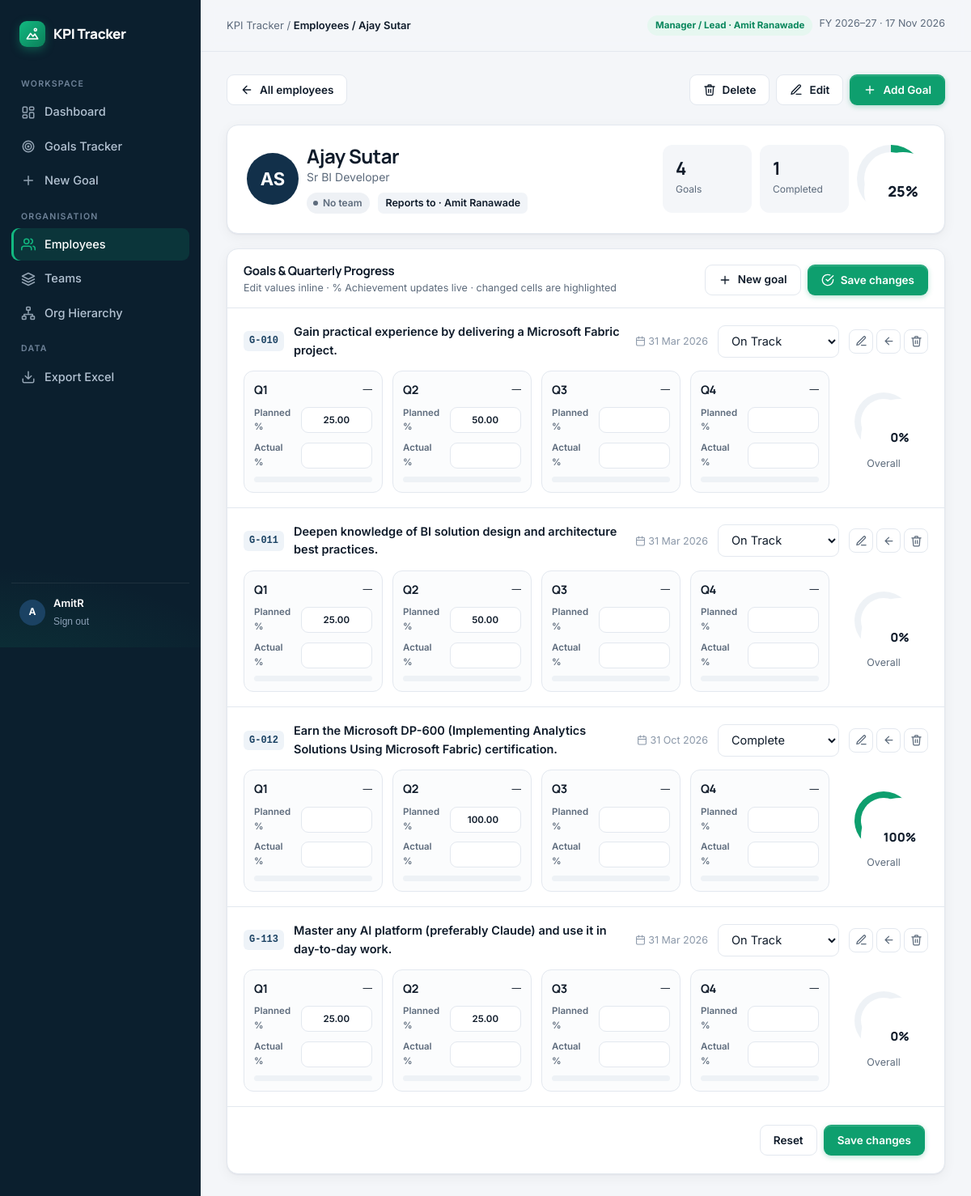
The page /people/5/ (signed in) on the database its author committed.
### goals/models.py (models this page shows, shortened)
class TeamMember(models.Model):
    name = models.CharField(max_length=120, unique=True)
    role = models.CharField(max_length=120, blank=True)
    email = models.EmailField(blank=True)
    team = models.ForeignKey(Team, null=True, blank=True, on_delete=models.SET_NULL, related_name="members")
    joined = models.DateField(null=True, blank=True)
    manager = models.ForeignKey("self", null=True, blank=True, on_delete=models.SET_NULL, related_name="reports",
                                verbose_name="Reports to (Manager / Project Lead)")
    user = models.OneToOneField(settings.AUTH_USER_MODEL, null=True, blank=True, on_delete=models.SET_NULL,
                                related_name="member", verbose_name="Login account")
    def subtree_ids(self):
        ids, frontier = {self.pk}, [self.pk]
        while frontier:
            frontier = [i for i in TeamMember.objects.filter(manager_id__in=frontier).values_list("pk", flat=True) if i not in ids]
            ids.update(frontier)
        return ids
    @property
    def is_manager(self):
        return self.reports.exists() or self.led_goals.exists()
    def get_absolute_url(self):
        return reverse("member_detail", args=[self.pk])
    def goal_stats(self):
        mg = [g for g in self.goals.all() if g.title]
        return {"count": len(mg), "complete": sum(g.status == "Complete" for g in mg),
                "progress": round(sum(g.progress for g in mg) / len(mg)) if mg else 0}
    class Meta:
        ordering = ["name"]
    @property
    def initials(self):
        return "".join(w[0] for w in self.name.split()[:2]).upper()

class Goal(models.Model):
    STATUS_CHOICES = [
        ("Not Started", "Not Started"),
        ("On Track", "On Track"),
        ("Slow", "Slow"),
        ("At Risk", "At Risk"),
        ("Complete", "Complete"),
    ]
    project_lead = models.ForeignKey(TeamMember, on_delete=models.SET_NULL, related_name="led_goals",
                                     verbose_name="Project Lead", null=True, blank=True)
    goal_id = models.CharField("Goal ID", max_length=20, unique=True)
    member = models.ForeignKey(TeamMember, on_delete=models.CASCADE, related_name="goals",
                               verbose_name="Team Member", null=True, blank=True)
    role = models.CharField(max_length=120, blank=True)
    title = models.TextField("Goal", blank=True)
    description = models.TextField("Goal Description", blank=True)
    kpi = models.TextField("Success Measure / KPI", blank=True)
    start_date = models.DateField(null=True, blank=True)
    target_date = models.DateField(null=True, blank=True)
    q1_planned = models.DecimalField("Q1 Planned Target", max_digits=6, decimal_places=2, null=True, blank=True)
    q1_actual = models.DecimalField("Q1 Actual Achieved", max_digits=6, decimal_places=2, null=True, blank=True)
    q2_planned = models.DecimalField("Q2 Planned Target", max_digits=6, decimal_places=2, null=True, blank=True)
    q2_actual = models.DecimalField("Q2 Actual Achieved", max_digits=6, decimal_places=2, null=True, blank=True)
    q3_planned = models.DecimalField("Q3 Planned Target", max_digits=6, decimal_places=2, null=True, blank=True)
    q3_actual = models.DecimalField("Q3 Actual Achieved", max_digits=6, decimal_places=2, null=True, blank=True)
    q4_planned = models.DecimalField("Q4 Planned Target", max_digits=6, decimal_places=2, null=True, blank=True)
    q4_actual = models.DecimalField("Q4 Actual Achieved", max_digits=6, decimal_places=2, null=True, blank=True)
    status = models.CharField("Variance / Status", max_length=20, choices=STATUS_CHOICES, default="Not Started")
    updated_at = models.DateTimeField(auto_now=True)
    class Meta:
        ordering = ["goal_id"]
    def get_absolute_url(self):
        return reverse("goal_detail", args=[self.pk])
    def quarter(self, q):
        planned = getattr(self, f"{q}_planned")
        actual = getattr(self, f"{q}_actual")
        pct = round(float(actual) / float(planned) * 100, 1) if planned and actual is not None else None
        variance = float(planned) - float(actual or 0) if planned is not None else None
        return {"q": q.upper(), "planned": planned, "actual": actual, "pct": pct, "variance": variance}
    @property
    def quarters(self):
        return [self.quarter(q) for q in QUARTERS]
    def _latest(self, kind):
        vals = [getattr(self, f"{q}_{kind}") for q in QUARTERS]
        vals = [float(v) for v in vals if v is not None]
        return vals[-1] if vals else 0.0
    @property
    def total_actual(self):
        return self._latest("actual")
    @property
    def progress(self):
        if self.status == "Complete":
            return 100
        return min(round(self.total_actual), 100)

### goals/views_team.py (the view, shortened to what this page needs)
# urls.py: path("people/<int:pk>/", vt.member_detail, name="member_detail"),
@login_required
def member_detail(request, pk):
    m = get_object_or_404(visible_members(request.user).select_related("team", "manager"), pk=pk)
    goals = [g for g in m.goals.all() if g.title]
    return render(request, "goals/member_detail.html", {
        "m": m, "goals": goals, "statuses": list(dict(Goal.STATUS_CHOICES)),
        "free_goals": visible_goals(request.user).filter(member__isnull=True).exclude(title=""), **m.goal_stats()})

### goals/templates/goals/member_detail.html (shortened to what this page needs)
{% extends "base.html" %}
{% block title %}{{ m.name }}{% endblock %}{% block crumb %}Employees / {{ m.name }}{% endblock %}
{% block content %}
<div class="page-head">
  <a class="btn btn-ghost" href="{% url 'people' %}">{% include "icons.html" with i="back" %}All employees</a>
  <div class="actions"><a class="btn btn-ghost" href="{% url 'member_delete' m.pk %}">{% include "icons.html" with i="trash" %}Delete</a>
    <a class="btn btn-ghost" href="{% url 'member_edit' m.pk %}">{% include "icons.html" with i="edit" %}Edit</a>
    <a class="btn btn-primary" href="{% url 'goal_create' %}?member={{ m.pk }}">{% include "icons.html" with i="plus" %}Add Goal</a></div>
</div>
<div class="card" style="margin-bottom:18px"><div class="detail-hero">
  <div class="who"><span class="avatar" style="width:64px;height:64px;font-size:22px;{% if m.team %}background:{{ m.team.color }}{% endif %}">{{ m.initials }}</span>
    <div><h1 style="margin:0;font-size:24px">{{ m.name }}</h1><span style="font-size:14px">{{ m.role|default:"—" }}</span>
      <div style="display:flex;gap:10px;margin-top:8px;flex-wrap:wrap">{% if m.team %}<a class="team-tag" href="{{ m.team.get_absolute_url }}"><i style="background:{{ m.team.color }}"></i>{{ m.team.name }}</a>{% else %}<span class="pill notstarted">No team</span>{% endif %}
        {% if m.manager %}<a class="team-tag" href="{{ m.manager.get_absolute_url }}">Reports to · {{ m.manager.name }}</a>{% endif %}
        {% if m.email %}<a class="team-tag" href="mailto:{{ m.email }}" data-noload>{{ m.email }}</a>{% endif %}{% if m.joined %}<span class="team-tag">Joined {{ m.joined|date:"M Y" }}</span>{% endif %}</div></div></div>
  <div style="display:flex;gap:10px"><div class="stat-chip"><b>{{ count }}</b><span>Goals</span></div><div class="stat-chip"><b>{{ complete }}</b><span>Completed</span></div>
    <div class="ring" style="--p:{{ progress }};width:84px;height:84px"><div style="width:66px;height:66px"><div><b style="font-size:18px">{{ progress }}%</b></div></div></div></div>
</div></div>
<form method="post" class="card" id="goalsForm">{% csrf_token %}
  <div class="card-h" style="padding-bottom:14px;border-bottom:1px solid var(--line)"><div><h3>Goals &amp; Quarterly Progress</h3><span class="small muted">Edit values inline · % Achievement updates live · changed cells are highlighted</span></div>
    <div class="actions">{% if free_goals %}<button type="button" class="btn btn-ghost" data-open="assignModal">{% include "icons.html" with i="target" %}Assign existing</button>{% endif %}
      <a class="btn btn-ghost" href="{% url 'goal_create' %}?member={{ m.pk }}&next={{ request.path|urlencode }}">{% include "icons.html" with i="plus" %}New goal</a>
      <button class="btn btn-primary" id="saveAll">{% include "icons.html" with i="check" %}Save changes</button></div></div>
  {% for g in goals %}
  <div class="eg">
    <div class="eg-h">
      <span class="gid">{{ g.goal_id }}</span>
      <a href="{{ g.get_absolute_url }}" class="goal-t" style="flex:1">{{ g.title }}</a>
      <span class="small faint" style="white-space:nowrap">{% include "icons.html" with i="cal" %} {{ g.target_date|date:"d M Y"|default:"—" }}</span>
      <select class="input eg-status" name="{{ g.pk }}-status" data-orig="{{ g.status }}">{% for s in statuses %}<option {% if s == g.status %}selected{% endif %}>{{ s }}</option>{% endfor %}</select>
      <div class="gp-act">
        <a title="Edit full goal" href="{% url 'goal_edit' g.pk %}?next={{ request.path|urlencode }}">{% include "icons.html" with i="edit" %}</a>
        <button type="button" title="Remove from employee" onclick="openConfirm('{% url 'goal_unassign' g.pk %}','Remove {{ g.goal_id }} from {{ m.name|escapejs }}?','The goal is kept and can be assigned to someone else.','Remove')">{% include "icons.html" with i="back" %}</button>
        <button type="button" title="Delete goal" class="danger" onclick="openConfirm('{% url 'goal_delete' g.pk %}','Delete {{ g.goal_id }}?','This permanently deletes the goal and its check-ins.','Delete')">{% include "icons.html" with i="trash" %}</button>
      </div>
    </div>
    <div class="eg-q">
      {% for q in g.quarters %}<div class="eg-cell" data-g="{{ g.pk }}">
        <div class="eg-qh"><b>{{ q.q }}</b><span class="pct">—</span></div>
        <label>Planned %<input class="input" type="number" min="0" max="100" step="0.01" name="{{ g.pk }}-{{ q.q|lower }}_planned" value="{{ q.planned|default_if_none:'' }}" data-orig="{{ q.planned|default_if_none:'' }}"></label>
        <label>Actual %<input class="input" type="number" min="0" max="100" step="0.01" name="{{ g.pk }}-{{ q.q|lower }}_actual" value="{{ q.actual|default_if_none:'' }}" data-orig="{{ q.actual|default_if_none:'' }}"></label>
        <div class="bar"></div>
      </div>{% endfor %}
      <div class="eg-sum"><div class="ring" style="--p:{{ g.progress }};width:72px;height:72px"><div style="width:56px;height:56px"><div><b style="font-size:15px">{{ g.progress }}%</b></div></div></div><span class="small muted">Overall</span></div>
    </div>
  </div>
  {% empty %}<div class="empty-state">No goals yet. Create a new goal or assign an existing one.</div>{% endfor %}
  {% if goals %}<div class="form-sec actions" style="justify-content:flex-end"><button type="reset" class="btn btn-ghost">Reset</button><button class="btn btn-primary">Save changes</button></div>{% endif %}
</form>
{% endblock %}

### templates/base.html (shortened to what this page needs)
{% load static %}<!doctype html>
<html lang="en">
<head>
<link rel="stylesheet" href="{% static 'goals/app.css' %}">
</head>
<body class="{% block bodyclass %}{% endblock %}">
{% block body %}
{% with u=request.resolver_match.url_name %}
<div class="shell">
  <aside class="side">
    <a href="{% url 'landing' %}" class="logo"><span class="logo-mark">{% include "icons.html" with i="logo" %}</span>KPI Tracker</a>
    <div class="nav-label">Workspace</div>
    <nav class="nav">
      <a href="{% url 'dashboard' %}" class="{% if u == 'dashboard' %}on{% endif %}">{% include "icons.html" with i="dash" %}Dashboard</a>
      <a href="{% url 'goal_list' %}" class="{% if u == 'goal_list' or u == 'goal_detail' or u == 'goal_edit' %}on{% endif %}">{% include "icons.html" with i="target" %}Goals Tracker</a>
      <a href="{% url 'goal_create' %}" class="{% if u == 'goal_create' %}on{% endif %}">{% include "icons.html" with i="plus" %}New Goal</a>
    </nav>
    <div class="nav-label">Organisation</div>
    <nav class="nav">
      <a href="{% url 'people' %}" class="{% if u == 'people' or u == 'member_detail' or u == 'member_edit' %}on{% endif %}">{% include "icons.html" with i="team" %}Employees</a>
      <a href="{% url 'teams' %}" class="{% if u == 'teams' or u == 'team_detail' or u == 'team_edit' %}on{% endif %}">{% include "icons.html" with i="layers" %}Teams</a>
      <a href="{% url 'org' %}" class="{% if u == 'org' %}on{% endif %}">{% include "icons.html" with i="tree" %}Org Hierarchy</a>
    </nav>
    <div class="nav-label">Data</div>
    <nav class="nav">
      <a href="{% url 'export' %}" data-noload>{% include "icons.html" with i="download" %}Export Excel</a>
    </nav>
    <div class="side-foot">
      <span class="avatar">{{ user.username|first|upper }}</span>
      <div style="flex:1;min-width:0"><div style="color:#fff;font-weight:600;font-size:13px">{{ user.get_full_name|default:user.username }}</div>
        <form method="post" action="{% url 'logout' %}">{% csrf_token %}<button>Sign out</button></form></div>
    </div>
  </aside>
  <main class="main">
    <div class="topbar"><div class="crumb">KPI Tracker / <b>{% block crumb %}{% endblock %}</b></div>
      <div class="actions"><span class="role-badge {% if user.is_superuser %}su{% elif user_role == 'Employee' %}emp{% endif %}">{{ user_role }}{% if me and not user.is_superuser %} · {{ me.name }}{% endif %}</span><span class="small muted">FY 2026–27 · {% now "d M Y" %}</span></div></div>
    <div class="content">
      {% block content %}{% endblock %}
    </div>
  </main>
</div>
{% endwith %}
{% endblock %}
</body>
</html>

### templates/icons.html
<svg viewBox="0 0 24 24" fill="none" stroke="currentColor" stroke-width="2" stroke-linecap="round" stroke-linejoin="round">{% if i == "logo" %}<path d="M3 20l6-9 4 5 3-4 5 8z"/><circle cx="17" cy="5" r="2"/>{% elif i == "dash" %}<rect x="3" y="3" width="7" height="9" rx="1.5"/><rect x="14" y="3" width="7" height="5" rx="1.5"/><rect x="14" y="12" width="7" height="9" rx="1.5"/><rect x="3" y="16" width="7" height="5" rx="1.5"/>{% elif i == "target" %}<circle cx="12" cy="12" r="9"/><circle cx="12" cy="12" r="5"/><circle cx="12" cy="12" r="1"/>{% elif i == "team" %}<path d="M17 21v-2a4 4 0 0 0-4-4H5a4 4 0 0 0-4 4v2"/><circle cx="9" cy="7" r="4"/><path d="M23 21v-2a4 4 0 0 0-3-3.87M16 3.13a4 4 0 0 1 0 7.75"/>{% elif i == "upload" %}<path d="M21 15v4a2 2 0 0 1-2 2H5a2 2 0 0 1-2-2v-4M17 8l-5-5-5 5M12 3v12"/>{% elif i == "download" %}<path d="M21 15v4a2 2 0 0 1-2 2H5a2 2 0 0 1-2-2v-4M7 10l5 5 5-5M12 15V3"/>{% elif i == "plus" %}<path d="M12 5v14M5 12h14"/>{% elif i == "check" %}<path d="M22 11.08V12a10 10 0 1 1-5.93-9.14"/><path d="M22 4L12 14.01l-3-3"/>{% elif i == "trend" %}<path d="M23 6l-9.5 9.5-5-5L1 18"/><path d="M17 6h6v6"/>{% elif i == "alert" %}<path d="M10.29 3.86L1.82 18a2 2 0 0 0 1.71 3h16.94a2 2 0 0 0 1.71-3L13.71 3.86a2 2 0 0 0-3.42 0z"/><path d="M12 9v4M12 17h.01"/>{% elif i == "search" %}<circle cx="11" cy="11" r="8"/><path d="M21 21l-4.35-4.35"/>{% elif i == "edit" %}<path d="M12 20h9M16.5 3.5a2.12 2.12 0 0 1 3 3L7 19l-4 1 1-4z"/>{% elif i == "trash" %}<path d="M3 6h18M19 6l-1 14a2 2 0 0 1-2 2H8a2 2 0 0 1-2-2L5 6M10 11v6M14 11v6M9 6V4a1 1 0 0 1 1-1h4a1 1 0 0 1 1 1v2"/>{% elif i == "cal" %}<rect x="3" y="4" width="18" height="18" rx="2"/><path d="M16 2v4M8 2v4M3 10h18"/>{% elif i == "layers" %}<path d="M12 2L2 7l10 5 10-5-10-5zM2 17l10 5 10-5M2 12l10 5 10-5"/>{% elif i == "sheet" %}<rect x="3" y="3" width="18" height="18" rx="2"/><path d="M3 9h18M3 15h18M9 3v18"/>{% elif i == "shield" %}<path d="M12 22s8-4 8-10V5l-8-3-8 3v7c0 6 8 10 8 10z"/>{% elif i == "arrow" %}<path d="M5 12h14M12 5l7 7-7 7"/>{% elif i == "tree" %}<rect x="9" y="2" width="6" height="5" rx="1"/><rect x="2" y="17" width="6" height="5" rx="1"/><rect x="16" y="17" width="6" height="5" rx="1"/><path d="M12 7v5M5 17v-3h14v3"/>{% elif i == "mail" %}<rect x="2" y="4" width="20" height="16" rx="2"/><path d="M22 6l-10 7L2 6"/>{% elif i == "back" %}<path d="M19 12H5M12 19l-7-7 7-7"/>{% endif %}</svg>

### rows shown on the page
TeamMember: name "Ajay Sutar", initials "AS", role "Sr BI Developer", manager.name "Amit Ranawade"
TeamMember: name "Amit Ranawade"
Goal: goal_id "G-010", title "Gain practical experience by delivering a Microsoft Fabric project.", target_date "31 Mar 2026", status+id "On Track", q "Q1" "Q2" "Q3" "Q4", planned "25.00" "50.00", progress "0"
Goal: goal_id "G-011", title "Deepen knowledge of BI solution design and architecture best practices.", target_date "31 Mar 2026", status+id "On Track", q "Q1" "Q2" "Q3" "Q4", planned "25.00" "50.00", progress "0"
Goal: goal_id "G-012", title "Earn the Microsoft DP-600 (Implementing Analytics Solutions Using Microsoft Fabric) certification.", target_date "31 Oct 2026", status+id "Complete", q "Q1" "Q2" "Q3" "Q4", planned "100.00", progress "100"
Goal: goal_id "G-113", title "Master any AI platform (preferably Claude) and use it in day-to-day work.", target_date "31 Mar 2026", status+id "On Track", q "Q1" "Q2" "Q3" "Q4", planned "25.00" "25.00", progress "0"

### other values the page prints
{{ user.username|first|upper }} "A"
{{ user.get_full_name|default:user.username }} "AmitR"
{{ user_role }} "Manager / Lead"
{{ count }} "4"
{{ complete }} "1"
{{ progress }} "25"
